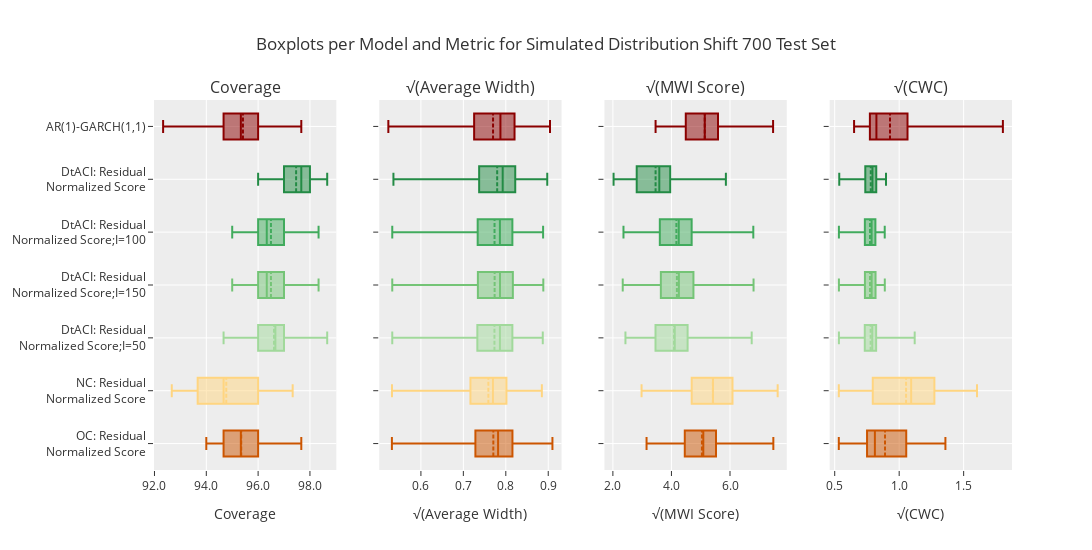

Notebook cell for this chart:
### Code cell
create_boxplots("Simulated Distribution Shift 700")
